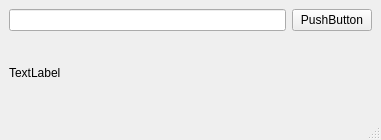
<?xml version="1.0" encoding="UTF-8"?>
<ui version="4.0">
 <class>MainWindow</class>
 <widget class="QMainWindow" name="MainWindow">
  <property name="geometry">
   <rect>
    <x>0</x>
    <y>0</y>
    <width>381</width>
    <height>140</height>
   </rect>
  </property>
  <property name="windowTitle">
   <string>MainWindow</string>
  </property>
  <widget class="QWidget" name="centralwidget">
   <layout class="QVBoxLayout" name="verticalLayout">
    <item>
     <layout class="QHBoxLayout" name="horizontalLayout_2">
      <item>
       <widget class="QLineEdit" name="lineEdit1"/>
      </item>
      <item>
       <widget class="QPushButton" name="pushButton1">
        <property name="text">
         <string>PushButton</string>
        </property>
       </widget>
      </item>
     </layout>
    </item>
    <item>
     <layout class="QHBoxLayout" name="horizontalLayout">
      <item>
       <widget class="QLabel" name="label1">
        <property name="text">
         <string>TextLabel</string>
        </property>
       </widget>
      </item>
      <item>
       <spacer name="horizontalSpacer">
        <property name="orientation">
         <enum>Qt::Horizontal</enum>
        </property>
        <property name="sizeHint" stdset="0">
         <size>
          <width>40</width>
          <height>20</height>
         </size>
        </property>
       </spacer>
      </item>
     </layout>
    </item>
   </layout>
  </widget>
  <widget class="QMenuBar" name="menubar">
   <property name="geometry">
    <rect>
     <x>0</x>
     <y>0</y>
     <width>381</width>
     <height>26</height>
    </rect>
   </property>
  </widget>
  <widget class="QStatusBar" name="statusbar"/>
 </widget>
 <resources/>
 <connections/>
</ui>
